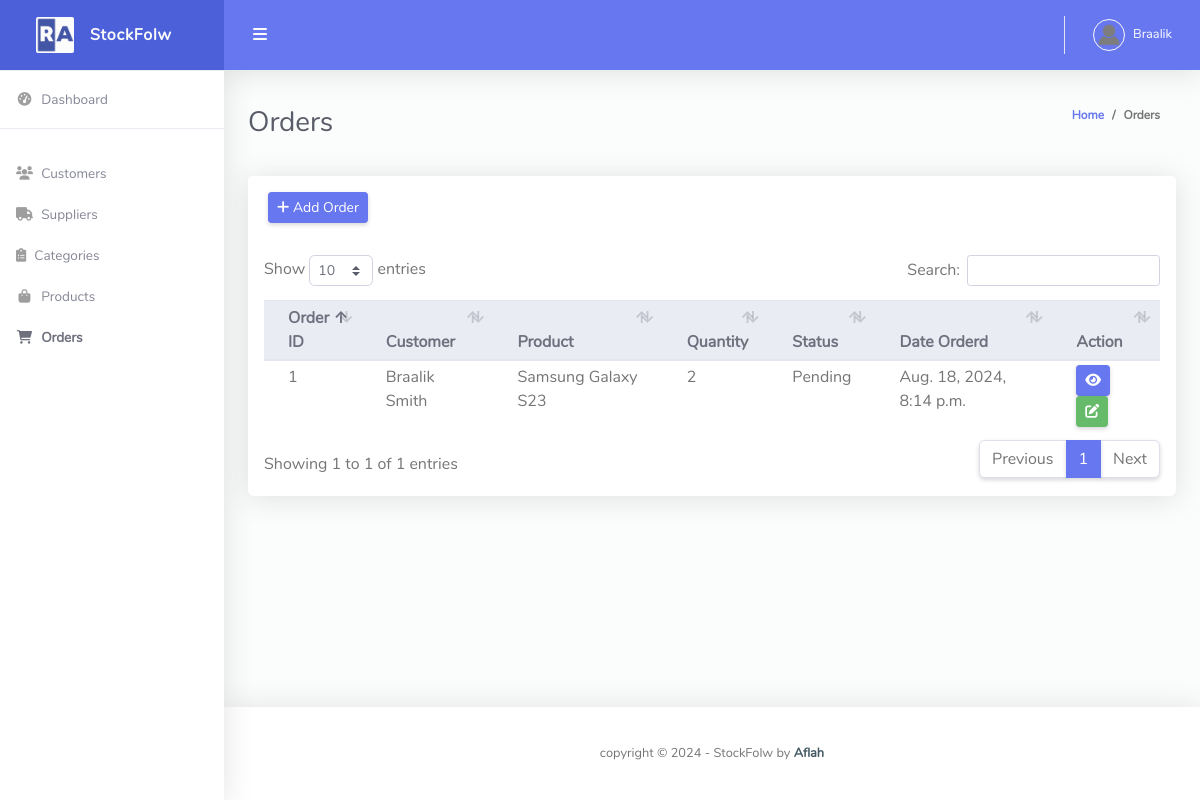
Before: /order/ (signed in) with the older database file.
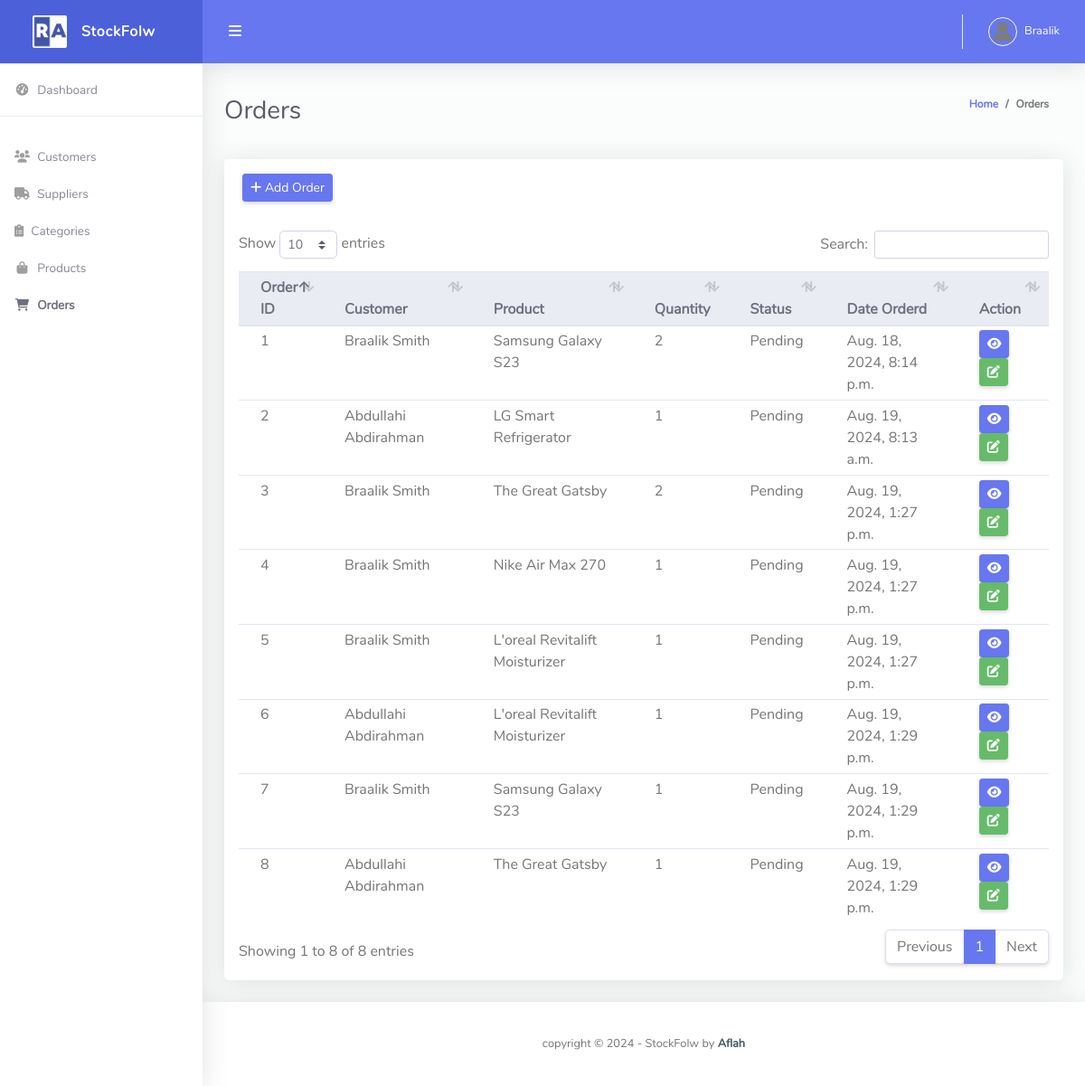
After: the same page with the newer database file.
### stockflow/models.py (models this page shows, shortened)
class Customer(models.Model):
    user = models.OneToOneField(User, null=True, blank=True, on_delete=models.CASCADE)
    name = models.CharField(max_length=200, null=True, blank=True)
    phone = models.CharField(max_length=200, null=True, blank=True)
    email = models.EmailField(max_length=200, null=True, blank=True)
    address = models.TextField(null=True, blank=True)
    profile_pic = models.ImageField(default="profile1.png", null=True, blank=True)
    date_created = models.DateTimeField(auto_now_add=True, null=True, blank=True)
    def __str__(self):
        return self.name if self.name else "Unnamed Customer"

class Order(models.Model):
    STATUS = (
        ('Pending', 'Pending'),
        ('Shipped', 'Shipped'),
        ('Delivered', 'Delivered'),
        ('Cancelled', 'Cancelled'),
    )
    customer = models.ForeignKey(Customer, on_delete=models.CASCADE)
    product = models.ForeignKey(Product, on_delete=models.CASCADE)
    quantity = models.PositiveIntegerField(default=1)
    status = models.CharField(max_length=200, choices=STATUS)
    date_created = models.DateTimeField(auto_now_add=True)

class Product(models.Model):
    name = models.CharField(max_length=200)
    description = models.TextField(blank=True, null=True)
    price = models.DecimalField(max_digits=10, decimal_places=2)
    quantity = models.PositiveIntegerField(default=0)
    category = models.ForeignKey(Category, on_delete=models.CASCADE)
    supplier = models.ForeignKey(Supplier, on_delete=models.CASCADE)
    created_at = models.DateTimeField(auto_now_add=True)
    updated_at = models.DateTimeField(auto_now=True)
    def __str__(self):
        return self.name

### stockflow/views.py (the view)
# urls.py: path('order/', views.order, name='order'),
@login_required(login_url='login')
def order(request):
    orders = Order.objects.all()
    form = OrderForm()
    context = {'orders': orders, 'form': form}
    return render(request, 'order.html', context)

### stockflow/forms.py
class OrderForm(forms.ModelForm):
    class Meta:
        model = Order
        fields = ['customer', 'product', 'quantity', 'status']
        widgets = {
            'customer': forms.Select(attrs={'class': 'form-control', 'placeholder': 'Customer', 'required': True}),
            'product': forms.Select(attrs={'class': 'form-control', 'placeholder': 'Product', 'required': True}),
            'quantity': forms.NumberInput(attrs={'class': 'form-control', 'placeholder': 'Quantity', 'required': True}),
            'status': forms.Select(attrs={'class': 'form-control', 'placeholder': 'Status', 'required': True}),
        }

### templates/order.html (shortened to what this page needs)
{% extends 'base.html' %}
{% block content %}
<div class="container-fluid" id="container-wrapper">
    <div class="d-sm-flex align-items-center justify-content-between mb-4">
        <h1 class="h3 mb-0 text-gray-800">Orders</h1>
        <ol class="breadcrumb">
            <li class="breadcrumb-item"><a href="{% url 'home' %}">Home</a></li>
            <li class="breadcrumb-item">Orders</li>
        </ol>
    </div>
    <div class="row">
        <div class="col-lg-12">
            <div class="card mb-4">
                <div class="card-header py-3 d-flex flex-row align-items-center justify-content-between">
                    <button class="btn btn-sm btn-primary" data-toggle="modal" data-target="#modal-add-order">
                        <i class="fas fa-plus"></i> Add Order
                    </button>
                </div>
                <div class="table-responsive p-3">
                    <table class="table align-items-center table-flush table-hover table-sm" id="dataTableHover">
                        <thead class="thead-light">
                            <tr>
                                <th>Order ID</th>
                                <th>Customer</th>
                                <th>Product</th>
                                <th>Quantity</th>
                                <th>Status</th>
                                <th>Date Orderd</th>
                                <th>Action</th>
                            </tr>
                        </thead>
                        <tbody>
                            {% for order in orders %}
                            <tr>
                                <td>{{ order.id }}</td>
                                <td>{{ order.customer }}</td>
                                <td>{{ order.product }}</td>
                                <td>{{ order.quantity }}</td>
                                <td>{{ order.status }}</td>
                                <td>{{ order.date_created}}</td>
                                <td>
                                    <a href="" class="btn btn-sm btn-primary">
                                        <i class="fas fa-eye"></i>
                                    </a>
                                    <a href="" class="btn btn-sm btn-success" data-toggle="modal"
                                        data-target="#modal-update-">
                                        <i class="fas fa-edit"></i>
                                    </a>
                                </td>
                            </tr>
                            {% endfor %}
                        </tbody>
                    </table>
                </div>
            </div>
        </div>
    </div>
</div>
{% endblock %}

### templates/base.html (shortened to what this page needs)
{% load static %}
<!DOCTYPE html>
<html lang="en">
<head>
  <link href="https://cdnjs.cloudflare.com/ajax/libs/font-awesome/6.0.0-beta3/css/all.min.css" rel="stylesheet" type="text/css">
  <link href="{% static 'vendor/bootstrap/css/bootstrap.min.css' %}" rel="stylesheet" type="text/css">
  <link href="{% static 'css/ruang-admin.min.css' %}" rel="stylesheet">
  <link href="{% static 'vendor/datatables/dataTables.bootstrap4.min.css' %}" rel="stylesheet">
  </head>
<body id="page-top">
  <div id="wrapper">
    {% include 'partials/sidebar.html' %}
    <div id="content-wrapper" class="d-flex flex-column">
      <div id="content">
        {% include 'partials/topbar.html' %}
        {% block content %}
        {% endblock %}
      </div>
      {% include 'partials/footer.html' %}
    </div>
  </div>
</body>
</html>

### templates/partials/sidebar.html
{% load static %}
<ul class="navbar-nav sidebar sidebar-light accordion" id="accordionSidebar">
    <a class="sidebar-brand d-flex align-items-center justify-content-center" href="/">
        <div class="sidebar-brand-icon">
            <img src="{% static 'img/logo/logo2.png' %}">
        </div>
        <div class="sidebar-brand-text mx-3">StockFolw</div>
    </a>
    <hr class="sidebar-divider my-0">
    <li class="nav-item {% if request.path == '/' %}active{% endif %}">
        <a class="nav-link" href="/">
            <i class="fas fa-fw fa-tachometer-alt"></i>
            <span>Dashboard</span></a>
    </li>
    <hr class="sidebar-divider">
    <li class="nav-item {% if request.path == '/customer/' %}active{% endif %}">
        <a class="nav-link" href="{% url 'customer' %}">
            <i class="fas fa-fw fa-users"></i>
            <span>Customers</span>
        </a>
    </li>
    <li class="nav-item {% if request.path == '/supplier/' %}active{% endif %}">
        <a class="nav-link" href="{% url 'supplier' %}">
            <i class="fas fa-fw fa-truck"></i>
            <span>Suppliers</span>
        </a>
    </li>
    <li class="nav-item {% if request.path == '/category/' %}active{% endif %}">
        <a class="nav-link" href="{% url 'category' %}">
            <i class="fas fa-clipboard-list"></i>
            <span>Categories</span>
        </a>
    </li>
    <li class="nav-item {% if request.path == '/product/' %}active{% endif %}">
        <a class="nav-link" href="{% url 'product' %}">
            <i class="fas fa-fw fa-shopping-bag"></i>
            <span>Products</span>
        </a>
    </li>
    <li class="nav-item {% if request.path == '/order/' %}active{% endif %}">
        <a class="nav-link" href="{% url 'order' %}">
            <i class="fas fa-fw fa-shopping-cart"></i>
            <span>Orders</span>
        </a>
    </li>
</ul>

### templates/partials/topbar.html (shortened to what this page needs)
{% load static %}
<nav class="navbar navbar-expand navbar-light bg-navbar topbar mb-4 static-top">
    <button id="sidebarToggleTop" class="btn btn-link rounded-circle mr-3">
        <i class="fa fa-bars"></i>
    </button>
    <ul class="navbar-nav ml-auto">
        <li class="nav-item dropdown no-arrow">
            <a class="nav-link dropdown-toggle" href="#" id="userDropdown" role="button" data-toggle="dropdown"
                aria-haspopup="true" aria-expanded="false">
                {% if request.user.customer.profile_pic %}
                <img class="img-profile rounded-circle" src="{{request.user.customer.profile_pic.url}}"
                    style="max-width: 60px">
                {% else %}
                <img class="img-profile rounded-circle" src="{% static 'img/Testro.jpg' %}" style="max-width: 60px">
                {% endif %}
                <span class="ml-2 d-none d-lg-inline text-white small">{{request.user}}</span>
            </a>
        </li>
    </ul>
</nav>

### templates/partials/footer.html
<footer class="sticky-footer bg-white">
    <div class="container my-auto py-2">
        <div class="copyright text-center my-auto">
            <span>copyright &copy;
                <script> document.write(new Date().getFullYear()); </script> - StockFolw by
                <b><a href="#" target="_blank">Aflah</a></b>
            </span>
        </div>
    </div>
</footer>

Changed rows visible on the page:
added Order: id "2", customer "Abdullahi Abdirahman", product "LG Smart Refrigerator", quantity "1", status "Pending", date_created "Aug. 19, 2024, 8:13 a.m."
added Order: id "3", customer "Braalik Smith", product "The Great Gatsby", quantity "2", status "Pending", date_created "Aug. 19, 2024, 1:27 p.m."
added Order: id "4", customer "Braalik Smith", product "Nike Air Max 270", quantity "1", status "Pending", date_created "Aug. 19, 2024, 1:27 p.m."
added Order: id "5", customer "Braalik Smith", product "L'oreal Revitalift Moisturizer", quantity "1", status "Pending", date_created "Aug. 19, 2024, 1:27 p.m."
added Order: id "6", customer "Abdullahi Abdirahman", product "L'oreal Revitalift Moisturizer", quantity "1", status "Pending", date_created "Aug. 19, 2024, 1:29 p.m."
added Order: id "7", customer "Braalik Smith", product "Samsung Galaxy S23", quantity "1", status "Pending", date_created "Aug. 19, 2024, 1:29 p.m."
added Order: id "8", customer "Abdullahi Abdirahman", product "The Great Gatsby", quantity "1", status "Pending", date_created "Aug. 19, 2024, 1:29 p.m."
Other visible differences:
text written by a page script: "Show entries Search: Showing 1 to 1 of 1 entries Previous 1 Next" → "Show entries Search: Showing 1 to 8 of 8 entries Previous 1 Next"
